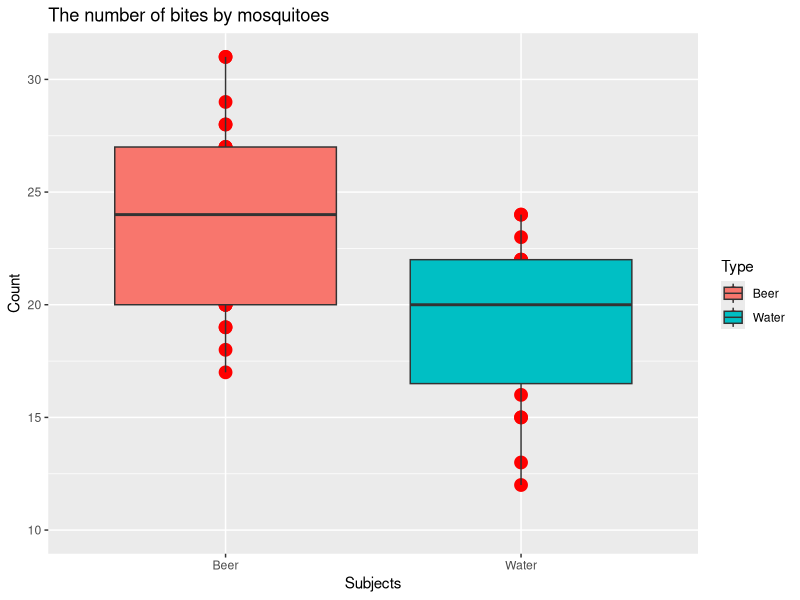
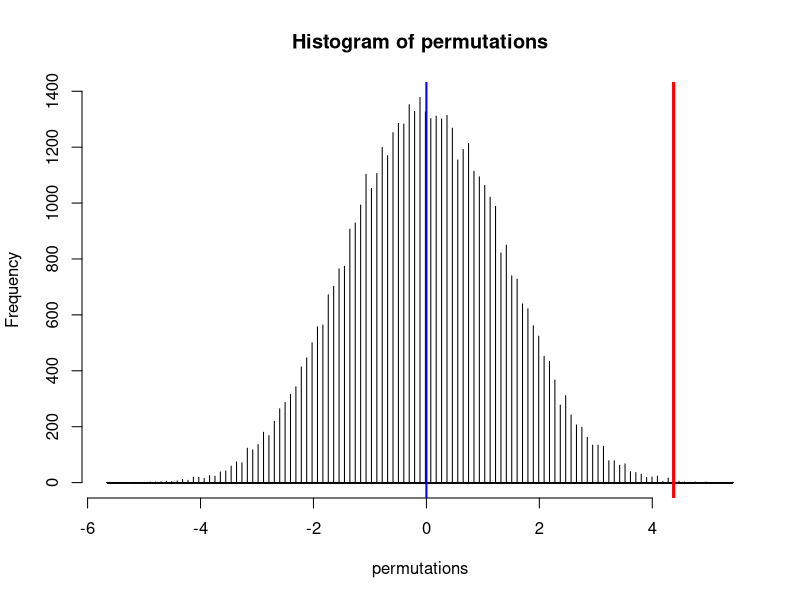

These figures' R source, in order:
## ---- chunk 1

library(ggplot2) 
library(dplyr)

set.seed(12345)

dataset <- read.csv("dataset.csv", head=TRUE) 

## ---- chunk 2
summary(dataset)
head(dataset)
## ---- chunk 3
means <- dataset %>%
  group_by(Type) %>%
  summarise(mean(Count))
means
## ---- chunk 4
water <- filter(dataset, Type =="Water") 

beer <- filter(dataset, Type =="Beer") 

observedStat <- mean(beer$Count) - mean(water$Count)
observedStat
## ---- chunk 5
g <- ggplot(dataset, aes(dataset$Type, dataset$Count, fill = Type, ymin = 10, ymax = 30)) +
  geom_point(colour = "red", size = 4) + 
  geom_boxplot(aes(fill = dataset$Type)) +
  labs(title="The number of bites by mosquitoes", 
    x="Subjects",
    y="Count")
g
## ---- chunk 6
t.test(Count ~ Type, data = dataset)$p.value

t.test(Count ~ Type, data = dataset)$conf.int
## ---- chunk 7
group <- as.character(dataset$Type)

testStat <- function(w, g) {mean(w[g == "Beer"]) - mean(w[g == "Water"])}

observedStat <- testStat(dataset$Count, group)
observedStat

permutations <- sapply(1 : 50000, function(i) testStat(dataset$Count, sample(group)))
round(mean(permutations > observedStat, 3))

hist(permutations, col = "#62829C", breaks = 50000)
abline(v = observedStat, lwd=3, col = "red")
abline(v = 0, lwd=2, col = "blue", se = FALSE)
